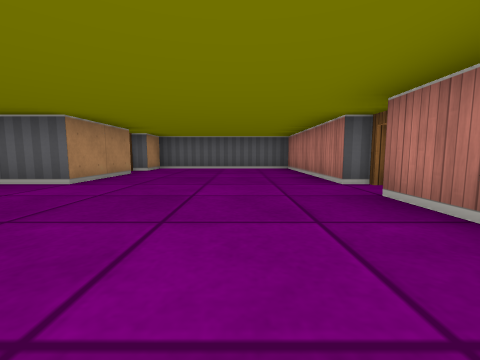
[1] (above)

22 first-person views from a walk through a cub3D ray-caster map. The camera is about half as high as the walls, tilts 6° down and sees 90° across. The floor is counted in squares. Each view is taken from the middle of a square. On the plan, view 1 faces up. The plan holds only what a view shows up to about 9 squares ahead; the rest is blank.

[2]
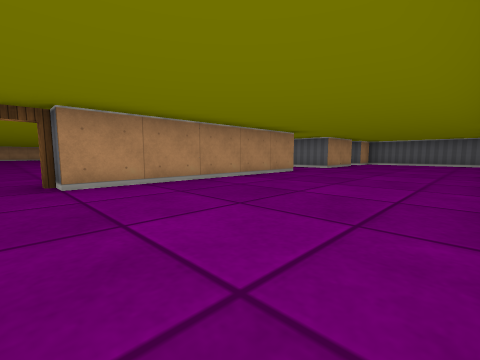

[3]
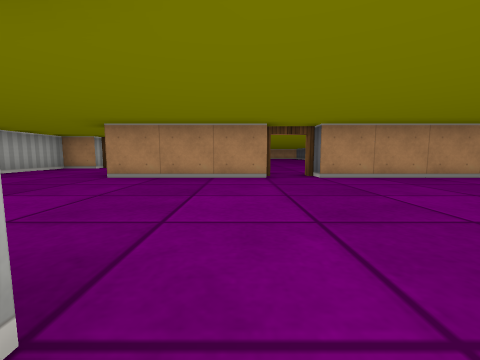

[4]
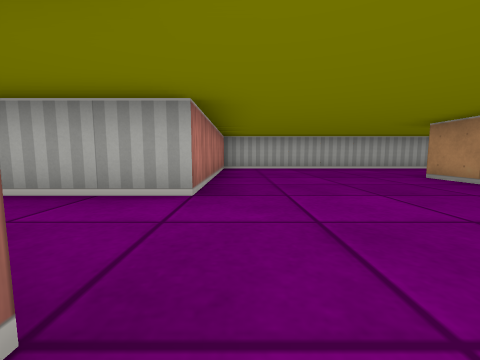

[5]
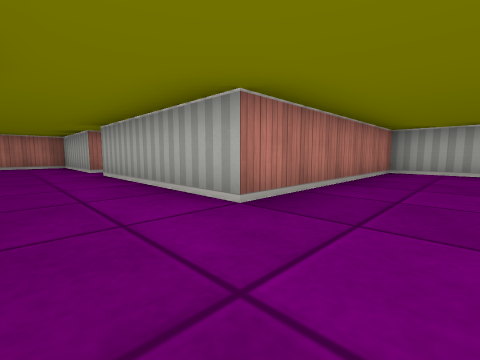

[6]
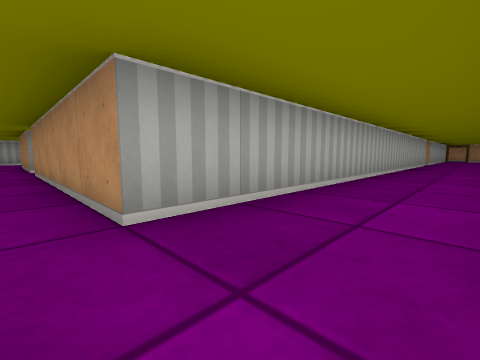

[7]
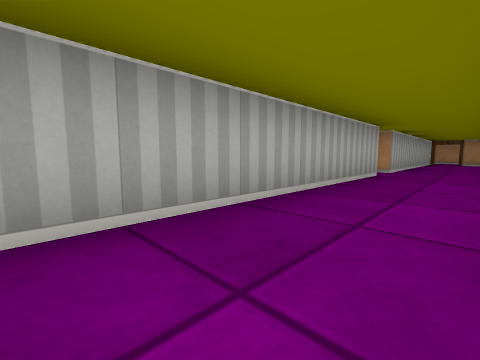

[8]
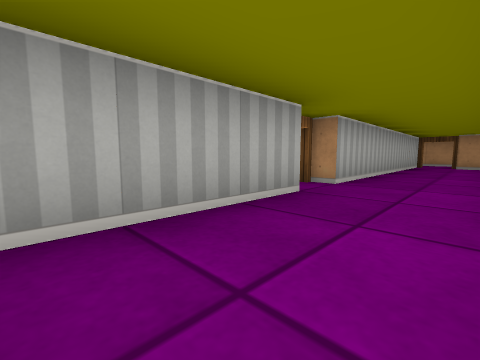

[9]
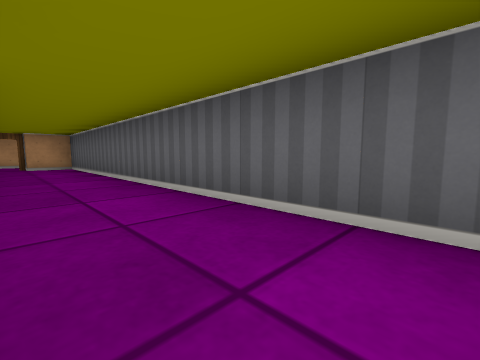

[10]
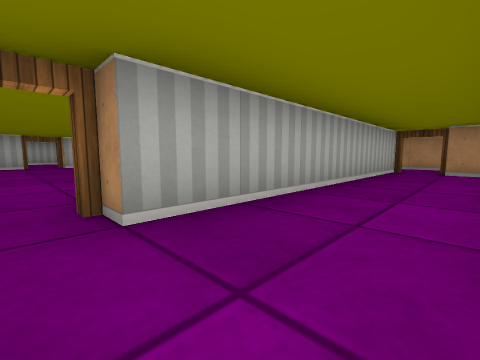

[11]
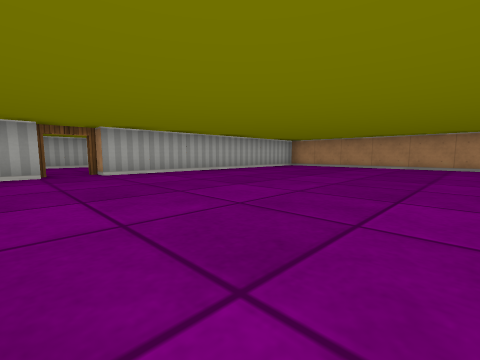

[12]
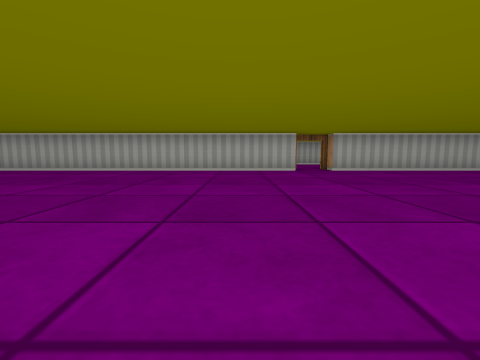

[13]
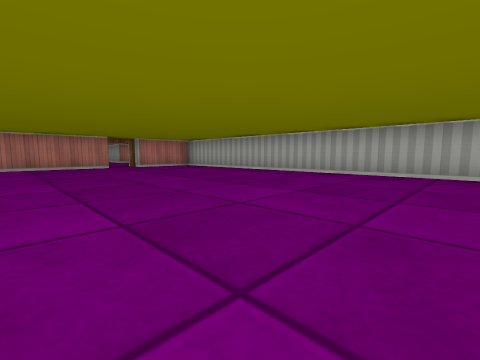

[14]
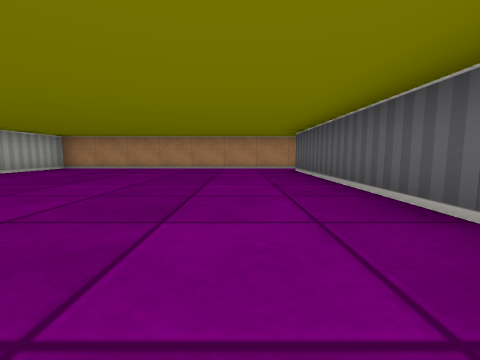

[15]
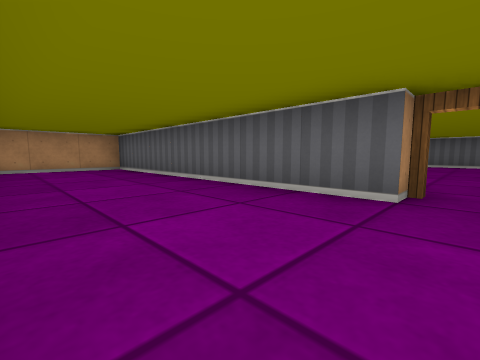

[16]
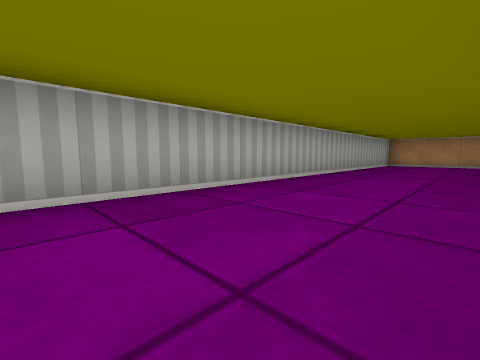

[17]
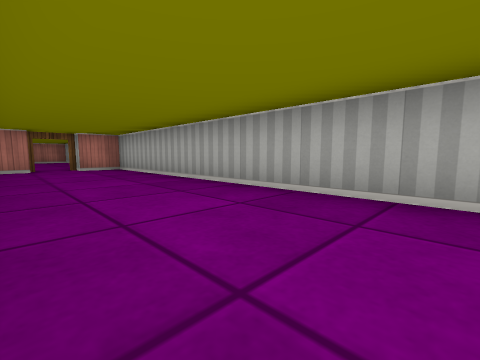

[18]
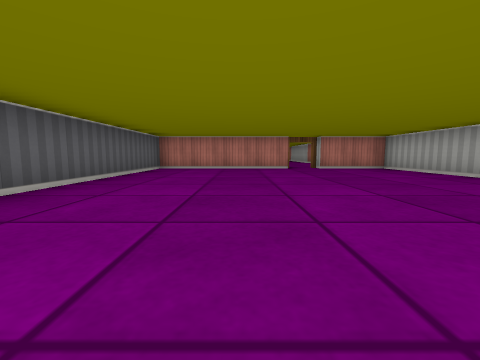

[19]
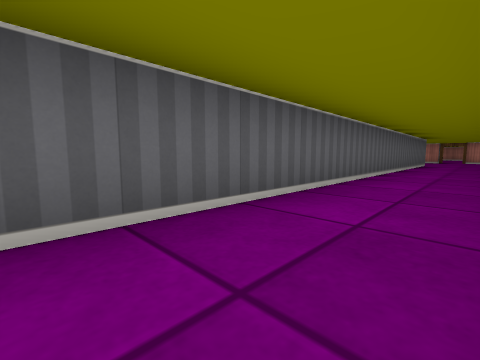

[20]
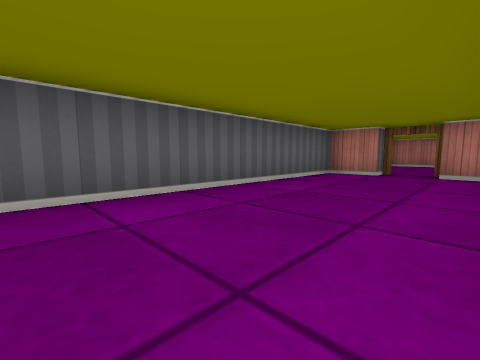

[21]
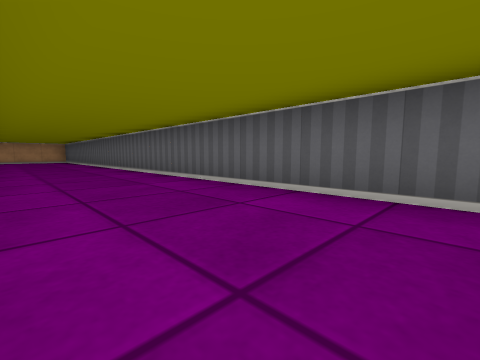

[22]
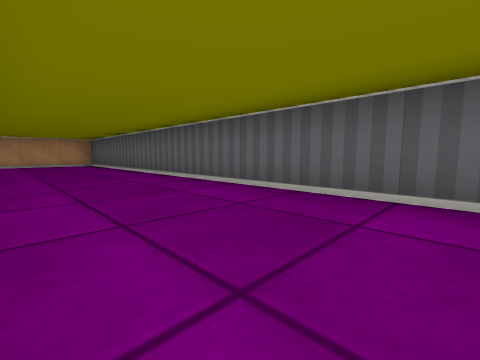

### Floor plan
Ten units are one square. View 1 is at (0, 0); x grows to the right and y downward. Boxes are objects, and circles mark ways between rooms. Rooms are numbered by the first view taken in them; rooms with no view inside come last. Other rooms are left out.
<svg viewBox="-230 -80 260 190">
<path fill="none" stroke="#000" d="M-25 45 -25 75M15 -14 15 -25M15 -35 15 -75 -25 -75 -25 -65M-25 -55 -25 -35 -205 -35 -205 -25M-55 95 -55 105 15 105 15 55 25 55M-136 -15 -25 -15 -25 35M-211 -15 -145 -15M-146 65 -35 65 -35 45M-150 -5 -215 -5M-35 36 -35 -5 -86 -5M-225 -8 -225 65 -155 65M-155 75 -225 75 -225 105 -65 105 -65 95M-65 86 -65 80M-35 -65 -35 -75 -225 -75 -225 -50M-35 -49 -35 -55M-225 -25 -225 -12"/>
<circle cx="-140" cy="-10" r="3" fill="#2a7"/>
<circle cx="-30" cy="40" r="3" fill="#2a7"/>
<circle cx="-60" cy="90" r="3" fill="#2a7"/>
<circle cx="-210" cy="-20" r="3" fill="#2a7"/>
<circle cx="-30" cy="-60" r="3" fill="#2a7"/>
<circle cx="-150" cy="70" r="3" fill="#2a7"/>
<circle cx="-220" cy="-10" r="3" fill="#2a7"/>
<text x="-20" y="10">1</text>
<text x="-130" y="30">2</text>
<text x="-150" y="90">3</text>
<text x="-130" y="-60">4</text>
</svg>
Room 1 opens to room 2. Room 1 opens to room 3. Room 1 opens to room 4. Room 2 opens to room 3. Room 2 opens to room 4.

Where each view was taken, in squares from view 1:
view 1: 0 up, 0 right, facing up
view 2: 4 down, 1 right, facing up-left
view 3: 5 down, 2 right, facing left
view 4: 3 down, 1 right, facing down
view 5: 4 down, 0 right, facing down-right
view 6: 3 up, 2 left, facing down-left
view 7: 3 up, 8 left, facing down-left
view 8: 3 up, 11 left, facing down-left
view 9: 2 up, 12 left, facing up-left
view 10: 3 up, 14 left, facing down-left
view 11: 1 down, 14 left, facing down-left
view 12: 0 up, 13 left, facing down
view 13: 1 down, 12 left, facing down-right
view 14: 1 down, 15 left, facing left
view 15: 10 down, 15 left, facing up-left
view 16: 8 down, 12 left, facing down-left
view 17: 8 down, 14 left, facing down-right
view 18: 2 down, 11 left, facing right
view 19: 2 up, 14 left, facing up-right
view 20: 5 up, 9 left, facing up-right
view 21: 5 up, 7 left, facing up-left
view 22: 5 up, 12 left, facing up-left
